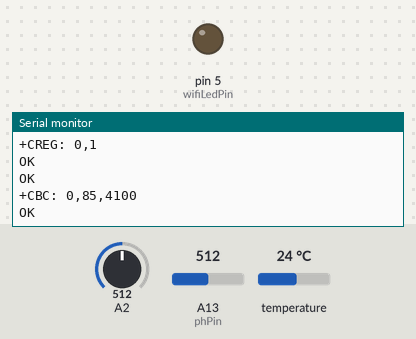
A sketch run on a simulated Arduino Mega 2560, built with avr-gcc and run on an emulated ATmega2560. On the bench: output pins drawn as LEDs (lit = HIGH), the last lines printed to the serial monitor. The test bench sets the inputs (shaded band); at power-on: temperature 24 °C, A2 = 512, A13 (phPin) = 512. The modem accepts every AT command (registered, SIM ready, sends succeed) and sends nothing else.

Above: at 4.2 s.
4.3 s: temperature set to 34.3 °C
At 5.4 s:
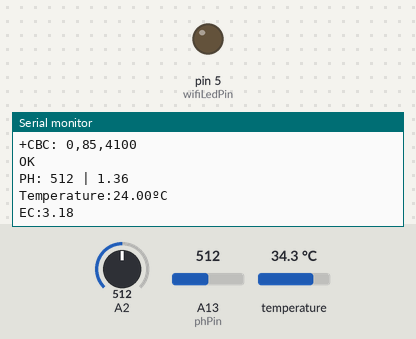
5.8 s: temperature set to 35.4 °C
At 8.2 s:
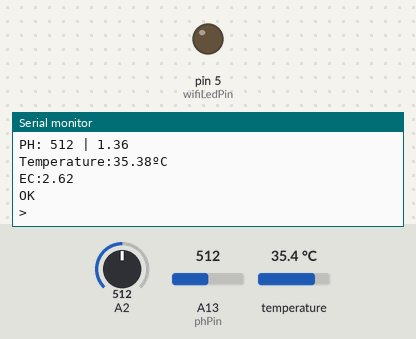

The sketch:

wqd_sms.ino
```cpp
//PH sensor
#define phPin 13
int phValue = 0;
float phReading = 0;

//Temperature sensor
#include <OneWire.h>
#include <DallasTemperature.h>
// // GPIO where the DS18B20 is connected to
const int oneWireBus = 32;
// Setup a oneWire instance to communicate with any OneWire devices
OneWire oneWire(oneWireBus);
// Pass our oneWire reference to Dallas Temperature sensor
DallasTemperature tempSensor(&oneWire);
// // Temperature value
float temperature;

//EC sensor
// #include <Adafruit_ADS1015.h>
#include <DFRobot_ESP_EC.h>
//Pin
#define ecPin 34
DFRobot_ESP_EC ec;
// Adafruit_ADS1115 ads;
float ecVoltage, ecValue = 0;


//WiFi
#define wifiLedPin 5


void setup() {

  Serial.begin(115200);
  Serial2.begin(9600);

  //Temperature
  tempSensor.begin();

  //EC
  ec.begin();

  //WIFI
  pinMode(wifiLedPin, OUTPUT);
  digitalWrite(wifiLedPin, LOW);

  test_sim800_module();
}

void loop() {

  updateSerial();

    //PH sensor
    readPH();

    //Temperature
    readTemp();

    //EC
    readEC();

    printData();

    if(ecValue>10){
      send_SMS("Alert! High EC value");
    }
    if(temperature>35){
      send_SMS("Alert! High temperature");
    }
    if(phReading>8){
      send_SMS("Alert! High pH");
    }
}

unsigned int printDataPrevMillis = 0;
void printData(){
  if (millis() - printDataPrevMillis > 2000 || printDataPrevMillis == 0)
  {
    printDataPrevMillis = millis();
    //PH
    Serial.print("PH: ");
    Serial.print(phValue);
    Serial.print(" | ");
    Serial.println(phReading);
    //Temperature
    Serial.print("Temperature:");
    Serial.print(temperature, 2);
    Serial.println("ºC");
    //Print EC
    Serial.print("EC:");
    Serial.println(ecValue);
  }
}

void readPH(){
  phValue = analogRead(phPin);
  float voltage = phValue*(3.3/4095.0);
  phReading =((3.3*voltage));
}

void readTemp(){
  tempSensor.requestTemperatures();
  temperature = tempSensor.getTempCByIndex(0);  // read your temperature sensor to execute temperature compensation
}

void readEC(){
  ecVoltage = analogRead(ecPin);
  ecValue = ec.readEC(ecVoltage, temperature); // convert voltage to EC with temperature compensation
}


void test_sim800_module()
{
  Serial2.println("AT");
  updateSerial();
  Serial.println();
  Serial2.println("AT+CSQ");
  updateSerial();
  Serial2.println("AT+CCID");
  updateSerial();
  Serial2.println("AT+CREG?");
  updateSerial();
  Serial2.println("ATI");
  updateSerial();
  Serial2.println("AT+CBC");
  updateSerial();
}
void updateSerial()
{
  delay(500);
  while (Serial.available())
  {
    Serial2.write(Serial.read());//Forward what Serial received to Software Serial Port
  }
  while (Serial2.available())
  {
    Serial.write(Serial2.read());//Forward what Software Serial received to Serial Port
  }
}
void send_SMS(String message)
{
  Serial2.println("AT+CMGF=1"); // Configuring TEXT mode
  updateSerial();
  Serial2.println("AT+CMGS=\"+919074514820\"");//change ZZ with country code and xxxxxxxxxxx with phone number to sms
  updateSerial();
  Serial2.print(message); //text content
  updateSerial();
  Serial.println();
  Serial.println("Message Sent");
  Serial2.write((char)26);
}
```

Measured:
- the behaviour switches between 35 and 35.1 °C on temperature (found by bisection; images 1 and 2)
- after the input at 5.8 s, the serial monitor: prints a new line after 1.0 s (image 2)
